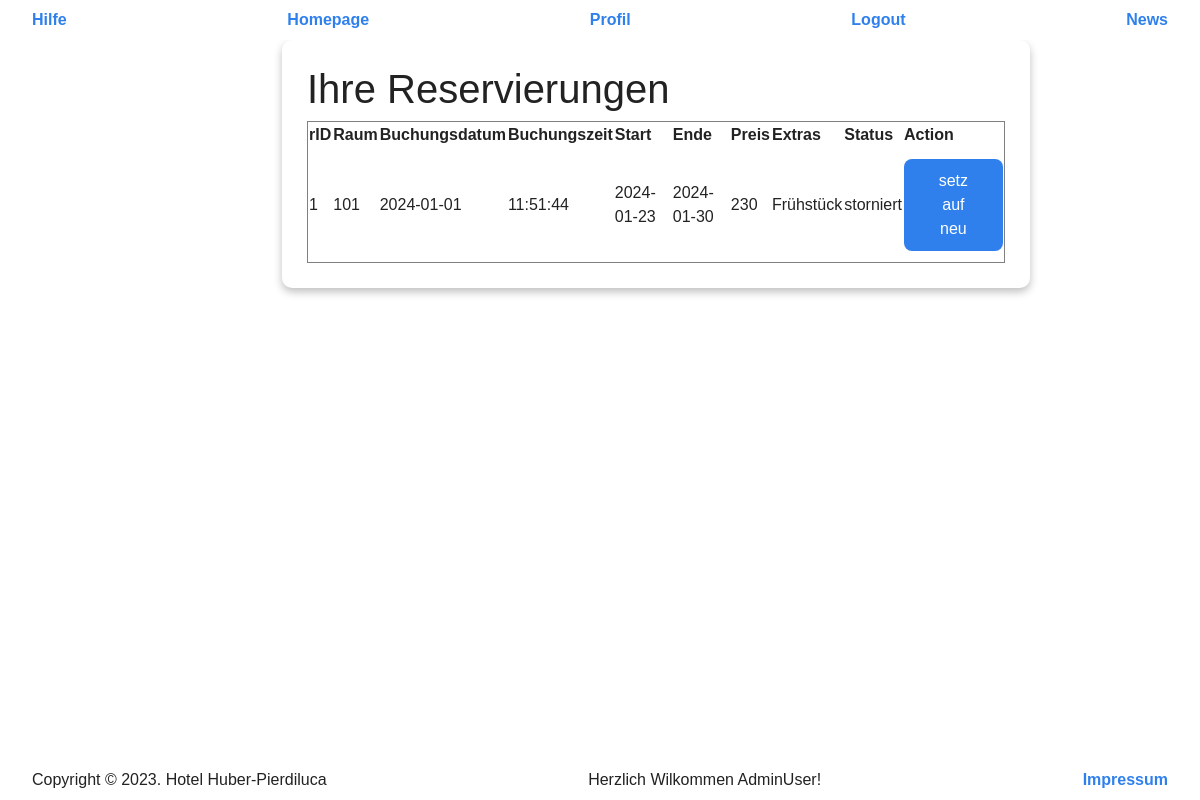
The page /meine_buchungen.php (signed in) on the database its author committed.
### tables this page shows
CREATE TABLE `reservations` (
  `rID` int(11) NOT NULL,
  `room` int(3) NOT NULL,
  `currDate` date NOT NULL,
  `currTime` time NOT NULL,
  `dateStart` date NOT NULL,
  `dateEnd` date NOT NULL,
  `price` int(11) NOT NULL,
  `fk_uID` int(11) NOT NULL,
  `extras` enum('Frühstück','Parkplatz','Haustiere') DEFAULT NULL,
  `status` enum('neu','bestätigt','storniert','') NOT NULL
);

CREATE TABLE `user` (
  `uID` int(11) NOT NULL,
  `uemail` varchar(100) NOT NULL,
  `uname` varchar(50) NOT NULL,
  `upassword` varchar(260) NOT NULL,
  `sex` enum('male','female','other') NOT NULL,
  `firstname` varchar(50) NOT NULL,
  `lastname` varchar(50) NOT NULL,
  `isAdmin` tinyint(1) NOT NULL DEFAULT 0,
  `isActive` tinyint(1) NOT NULL DEFAULT 1
);

### meine_buchungen.php (the view, shortened to what this page needs)
<?php
include("inc/header.php");
include("db/dbaccess.php");
$query = "SELECT rID, room, currDate, currTime, dateStart, dateEnd, price, extras, status
          FROM reservations
          WHERE fk_uID = ?";
$stmt = $db->prepare($query);
if ($stmt) {
    $stmt->bind_param("i", $_SESSION['user_id']);
    $stmt->execute();
    $result = $stmt->get_result();
} else {
    echo "Error: " . $db->error;
}
?>
<div class="background-overlay">
        <div class="container">
            <div class="panel-container">
                <div class="table-panel">
    <h1>Ihre Reservierungen</h1>
    <?php
    if ($result->num_rows > 0) {
        echo "<table border='1'>
                <tr>
                    <th>rID</th>
                    <th>Raum</th>
                    <th>Buchungsdatum</th>
                    <th>Buchungszeit</th>
                    <th>Start</th>
                    <th>Ende</th>
                    <th>Preis</th>
                    <th>Extras</th>
                    <th>Status</th>
                    <th>Action</th>
                </tr>";
        while ($row = $result->fetch_assoc()) {
            $statusButton = ($row['status'] == 'storniert') ? 'neu' : 'storniert';
            echo "<tr>
                    <td>{$row['rID']}</td>
                    <td>{$row['room']}</td>
                    <td>{$row['currDate']}</td>
                    <td>{$row['currTime']}</td>
                    <td>{$row['dateStart']}</td>
                    <td>{$row['dateEnd']}</td>
                    <td>{$row['price']}</td>
                    <td>{$row['extras']}</td>
                    <td>{$row['status']}</td>
                    <td>
                        <form method='post'>
                            <input type='hidden' name='booking_ID' value='{$row['rID']}'>
                            <input type='hidden' name='action' value='{$statusButton}'>
                            <button type='submit'>setz auf {$statusButton}</button>
                        </form>
                    </td>
                </tr>";
        }
        echo "</table>";
    } else {
        echo "<p>Keine Reservierungen gefunden.</p>";
    }
    include("inc/footer.php");
    ?>

### inc/footer.php (shortened to what this page needs)
<?php
if(isset($_SESSION['loggedin']) && $_SESSION['loggedin'] == true){
    $user_id = $_SESSION['user_id'];
    $query = "SELECT uname FROM user WHERE uID = ?";
    $stmt = $db->prepare($query);
    $stmt->bind_param("i", $user_id);
    $stmt->execute();
    $stmt->bind_result($uname);
}
?>
</main>
    <footer class="fixed-bottom">
        <nav>
            <ul class="navbar">
                <li class="navbarlist">Copyright &copy 2023. Hotel Huber-Pierdiluca</li>
                <?php
                    if(isset($_SESSION['loggedin']) && $_SESSION['loggedin'] == true){
                    echo '<li class ="navbarlist"> Herzlich Wilkommen '.$uname.'!</li>';
                    }else{
                        echo 'Sie sind nicht eingeloggt!';
                    }
                ?>
                <li class="navbarlist"><a href="Impressum.php">Impressum</a></li>
            </ul>
        </nav>
    </footer>
</body>
</html>

### css/style.css (style rules this page uses)
:root { --text-color: #828282; --border-color: #e0e0e0; --primary-color: #2f80ed; }
* { margin:0; line-height:1.5; font-family: Arial, sans-serif; box-sizing:border-box; }
a { color: var(--primary-color); text-decoration:none; font-weight:bold; }
.fixed-bottom { background-image: none; background-color: white; }
.navbar { list-style-type: none; margin:0; background-image: none; background-color: white; padding-left: 32px; padding-right: 32px; }
.navbarlist { display:inline; }
.panel-container { grid-column: 4/12; }
.table-panel { background-color: white; padding: 25px; border-radius: 10px; box-shadow: 0px 4px 8px rgba(0,0,0,0.25); margin-left: 15em; max-width:67%; align-content:center; align-self:center; }
button { display: block; margin: 10px auto; border: 10px; padding: 10px 24px; color: white; background-color: var(--primary-color); border-radius: 8px; }

### rows shown on the page
reservations: rID "1", room "101", currDate "2024-01-01", currTime "11:51:44", dateStart "2024-01-23", dateEnd "2024-01-30", price "230", extras "Frühstück", status "storniert", status "neu"
user: uname "AdminUser"
